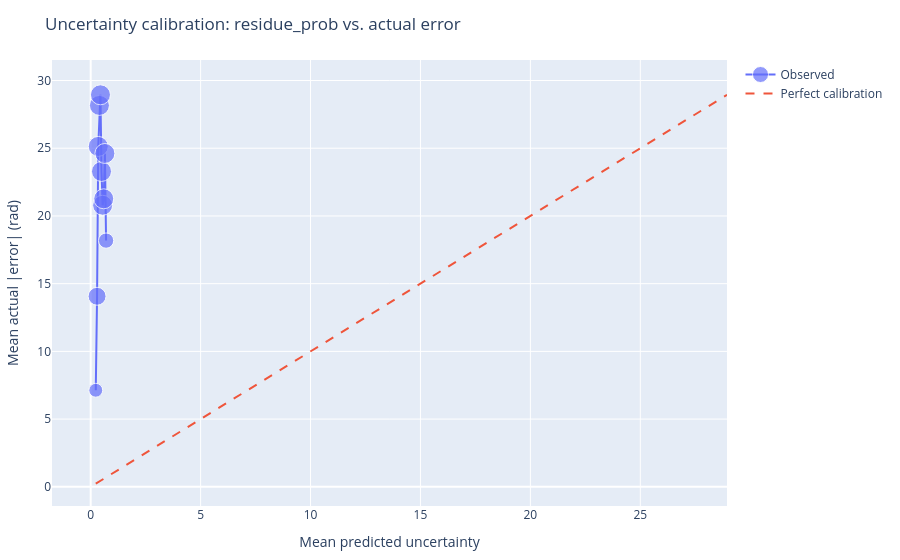

The cell this chart's notebook holds for it:
### Code cell
fig_reliability = charts.plot_reliability_diagram(bins_df, title="Uncertainty calibration: residue_prob vs. actual error")
fig_reliability.show()

### Figure 1 — Plotly figure (JSON) as saved in the notebook; plotly's stock layout.template omitted (floating-point values rounded to 4 significant figures)
{"data": [{"marker": {"size": [13.89, 17.94, 20.0, 20.0, 20.0, 20.0, 20.0, 20.0, 20.0, 15.3]}, "mode": "markers+lines", "name": "Observed", "type": "scatter", "x": [0.2308, 0.2904, 0.344, 0.3974, 0.4435, 0.4916, 0.544, 0.5934, 0.6462, 0.7001], "y": [7.13, 14.07, 25.13, 28.16, 28.94, 23.28, 20.79, 21.26, 24.61, 18.18]}, {"line": {"dash": "dash"}, "mode": "lines", "name": "Perfect calibration", "type": "scatter", "x": [0.2308, 28.94], "y": [0.2308, 28.94]}], "layout": {"margin": {"b": 40, "l": 40, "r": 20, "t": 60}, "title": {"text": "Uncertainty calibration: residue_prob vs. actual error"}, "xaxis": {"title": {"text": "Mean predicted uncertainty"}}, "yaxis": {"title": {"text": "Mean actual |error| (rad)"}}}}
